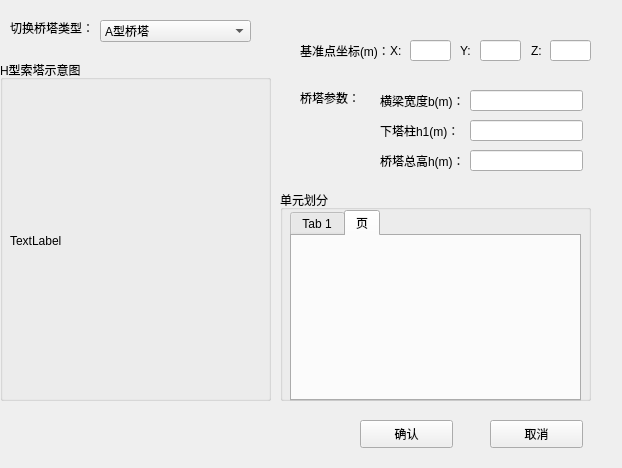
<?xml version="1.0" encoding="UTF-8"?>
<ui version="4.0">
 <class>A_TowerClass</class>
 <widget class="QWidget" name="A_TowerClass">
  <property name="geometry">
   <rect>
    <x>0</x>
    <y>0</y>
    <width>622</width>
    <height>468</height>
   </rect>
  </property>
  <property name="windowTitle">
   <string>A_Tower</string>
  </property>
  <widget class="QGroupBox" name="groupBox_2">
   <property name="geometry">
    <rect>
     <x>280</x>
     <y>190</y>
     <width>311</width>
     <height>211</height>
    </rect>
   </property>
   <property name="title">
    <string>单元划分</string>
   </property>
   <widget class="QTabWidget" name="tabWidget">
    <property name="geometry">
     <rect>
      <x>10</x>
      <y>20</y>
      <width>291</width>
      <height>191</height>
     </rect>
    </property>
    <property name="currentIndex">
     <number>1</number>
    </property>
    <widget class="QWidget" name="tab">
     <attribute name="title">
      <string>Tab 1</string>
     </attribute>
    </widget>
    <widget class="QWidget" name="tab_3">
     <attribute name="title">
      <string>页</string>
     </attribute>
    </widget>
   </widget>
  </widget>
  <widget class="QPushButton" name="pushButton_2">
   <property name="geometry">
    <rect>
     <x>490</x>
     <y>420</y>
     <width>93</width>
     <height>28</height>
    </rect>
   </property>
   <property name="text">
    <string>取消</string>
   </property>
  </widget>
  <widget class="QLabel" name="label_10">
   <property name="geometry">
    <rect>
     <x>10</x>
     <y>20</y>
     <width>91</width>
     <height>16</height>
    </rect>
   </property>
   <property name="text">
    <string>切换桥塔类型：</string>
   </property>
  </widget>
  <widget class="QComboBox" name="comboBox">
   <property name="geometry">
    <rect>
     <x>100</x>
     <y>20</y>
     <width>151</width>
     <height>22</height>
    </rect>
   </property>
   <item>
    <property name="text">
     <string>A型桥塔</string>
    </property>
   </item>
  </widget>
  <widget class="QGroupBox" name="groupBox">
   <property name="geometry">
    <rect>
     <x>0</x>
     <y>60</y>
     <width>271</width>
     <height>341</height>
    </rect>
   </property>
   <property name="title">
    <string>H型索塔示意图</string>
   </property>
   <widget class="QLabel" name="label_2">
    <property name="geometry">
     <rect>
      <x>10</x>
      <y>30</y>
      <width>251</width>
      <height>301</height>
     </rect>
    </property>
    <property name="text">
     <string>TextLabel</string>
    </property>
   </widget>
  </widget>
  <widget class="QWidget" name="widget" native="true">
   <property name="geometry">
    <rect>
     <x>280</x>
     <y>20</y>
     <width>311</width>
     <height>161</height>
    </rect>
   </property>
   <widget class="QLineEdit" name="lineEdit_3">
    <property name="geometry">
     <rect>
      <x>270</x>
      <y>20</y>
      <width>41</width>
      <height>21</height>
     </rect>
    </property>
   </widget>
   <widget class="QLabel" name="label_5">
    <property name="geometry">
     <rect>
      <x>251</x>
      <y>20</y>
      <width>20</width>
      <height>21</height>
     </rect>
    </property>
    <property name="text">
     <string>Z:</string>
    </property>
   </widget>
   <widget class="QLabel" name="label">
    <property name="geometry">
     <rect>
      <x>20</x>
      <y>20</y>
      <width>91</width>
      <height>21</height>
     </rect>
    </property>
    <property name="text">
     <string>基准点坐标(m)：</string>
    </property>
   </widget>
   <widget class="QLineEdit" name="lineEdit_2">
    <property name="geometry">
     <rect>
      <x>200</x>
      <y>20</y>
      <width>41</width>
      <height>21</height>
     </rect>
    </property>
   </widget>
   <widget class="QLabel" name="label_3">
    <property name="geometry">
     <rect>
      <x>110</x>
      <y>20</y>
      <width>21</width>
      <height>21</height>
     </rect>
    </property>
    <property name="text">
     <string>X:</string>
    </property>
   </widget>
   <widget class="QLineEdit" name="lineEdit">
    <property name="geometry">
     <rect>
      <x>130</x>
      <y>20</y>
      <width>41</width>
      <height>21</height>
     </rect>
    </property>
   </widget>
   <widget class="QLabel" name="label_4">
    <property name="geometry">
     <rect>
      <x>180</x>
      <y>20</y>
      <width>21</width>
      <height>21</height>
     </rect>
    </property>
    <property name="text">
     <string>Y:</string>
    </property>
   </widget>
   <widget class="QLabel" name="label_6">
    <property name="geometry">
     <rect>
      <x>100</x>
      <y>70</y>
      <width>91</width>
      <height>21</height>
     </rect>
    </property>
    <property name="text">
     <string>横梁宽度b(m)：</string>
    </property>
   </widget>
   <widget class="QLabel" name="label_7">
    <property name="geometry">
     <rect>
      <x>100</x>
      <y>100</y>
      <width>91</width>
      <height>21</height>
     </rect>
    </property>
    <property name="text">
     <string>下塔柱h1(m)：</string>
    </property>
   </widget>
   <widget class="QLineEdit" name="lineEdit_4">
    <property name="geometry">
     <rect>
      <x>190</x>
      <y>70</y>
      <width>113</width>
      <height>21</height>
     </rect>
    </property>
   </widget>
   <widget class="QLineEdit" name="lineEdit_5">
    <property name="geometry">
     <rect>
      <x>190</x>
      <y>100</y>
      <width>113</width>
      <height>21</height>
     </rect>
    </property>
   </widget>
   <widget class="QLineEdit" name="lineEdit_6">
    <property name="geometry">
     <rect>
      <x>190</x>
      <y>130</y>
      <width>113</width>
      <height>21</height>
     </rect>
    </property>
   </widget>
   <widget class="QLabel" name="label_8">
    <property name="geometry">
     <rect>
      <x>100</x>
      <y>130</y>
      <width>91</width>
      <height>21</height>
     </rect>
    </property>
    <property name="text">
     <string>桥塔总高h(m)：</string>
    </property>
   </widget>
   <widget class="QLabel" name="label_9">
    <property name="geometry">
     <rect>
      <x>20</x>
      <y>70</y>
      <width>72</width>
      <height>15</height>
     </rect>
    </property>
    <property name="text">
     <string>桥塔参数：</string>
    </property>
   </widget>
  </widget>
  <widget class="QPushButton" name="pushButton">
   <property name="geometry">
    <rect>
     <x>360</x>
     <y>420</y>
     <width>93</width>
     <height>28</height>
    </rect>
   </property>
   <property name="text">
    <string>确认</string>
   </property>
  </widget>
 </widget>
 <layoutdefault spacing="6" margin="11"/>
 <resources/>
 <connections/>
</ui>
